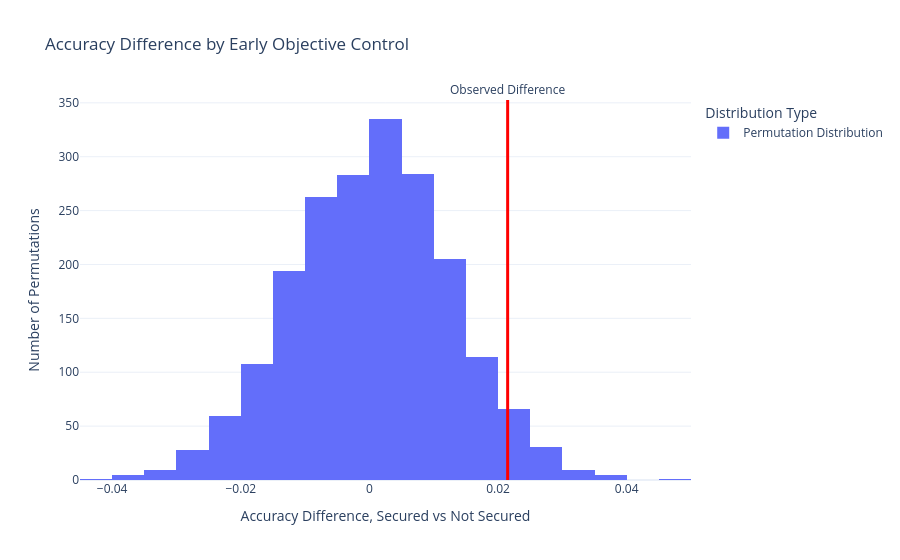

Notebook source saved alongside this figure:
### Code cell
fig_fair = px.histogram(
    perm_diffs,
    nbins=40,
    title="Accuracy Difference by Early Objective Control",
    labels={"value": "Accuracy Difference, Secured vs Not Secured"}
)

fig_fair.data[0].name = "Permutation Distribution"

fig_fair.add_vline(
    x=obs_diff,
    line_color="red",
    line_width=3,
    annotation_text="Observed Difference",
    annotation_position="top"
)

fig_fair.update_layout(
    template="plotly_white",
    xaxis_title="Accuracy Difference, Secured vs Not Secured",
    yaxis_title="Number of Permutations",
    legend_title="Distribution Type",
    showlegend=True
)

fig_fair.show()

### Figure 1 — Plotly figure (JSON) as saved in the notebook; plotly's stock layout.template omitted (floating-point values rounded to 4 significant figures; data arrays with more than 128 entries replaced by an {"elided": "..."} marker saying what was removed)
{"data": [{"bingroup": "x", "hovertemplate": "variable=0<br>Accuracy Difference, Secured vs Not Secured=%{x}<br>count=%{y}<extra></extra>", "legendgroup": "0", "marker": {"color": "#636efa", "pattern": {"shape": ""}}, "name": "Permutation Distribution", "nbinsx": 40, "orientation": "v", "showlegend": true, "type": "histogram", "x": {"elided": "2000 float values"}, "xaxis": "x", "yaxis": "y"}], "layout": {"annotations": [{"showarrow": false, "text": "Observed Difference", "x": 0.02149, "xanchor": "center", "xref": "x", "y": 1, "yanchor": "bottom", "yref": "y domain"}], "barmode": "relative", "legend": {"title": {"text": "Distribution Type"}, "tracegroupgap": 0}, "shapes": [{"line": {"color": "red", "width": 3}, "type": "line", "x0": 0.02149, "x1": 0.02149, "xref": "x", "y0": 0, "y1": 1, "yref": "y domain"}], "showlegend": true, "title": {"text": "Accuracy Difference by Early Objective Control"}, "xaxis": {"anchor": "y", "domain": [0, 1], "title": {"text": "Accuracy Difference, Secured vs Not Secured"}}, "yaxis": {"anchor": "x", "domain": [0, 1], "title": {"text": "Number of Permutations"}}}}
